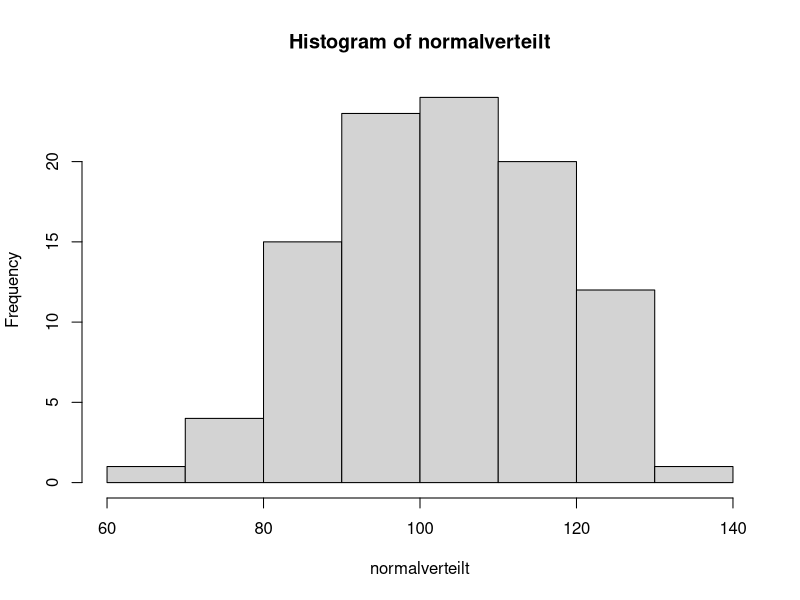
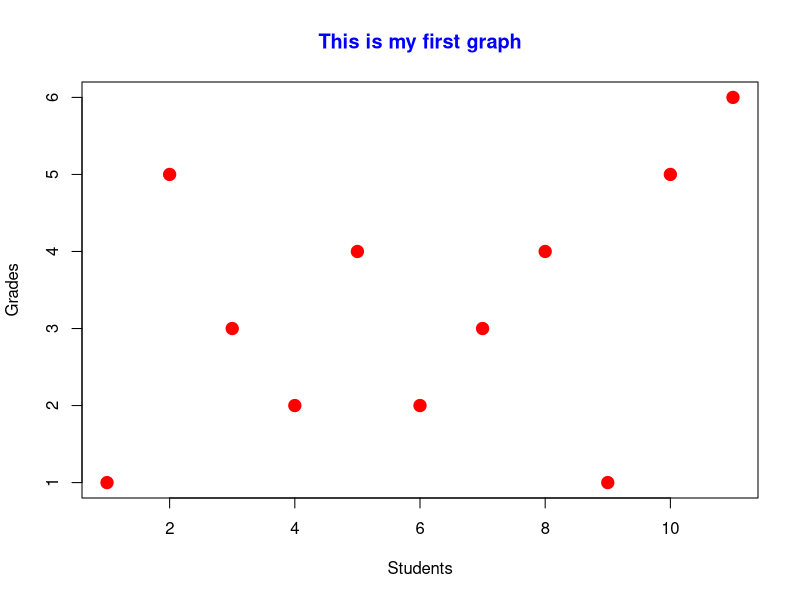

The R script that drew these images, in order:
## ---- chunk 1
# Einen numerischen Vektor erstellen
zahlen = c(5, 10, 15, 20, 25)

# Die Funktion c() wird sehr oft verwendet. Sie fügt Elemente zu einem Vektor zusammen.
zahlen
## ---- chunk 2
# Den Mittelwert berechnen
durchschnitt = mean(zahlen)

# Das Ergebnis ausgeben
print(durchschnitt)
## ---- chunk 3
calculate_mean <- function(vector) {
  # Calculate the mean
  result <- sum(vector) / length(vector)
  
  return(result)
}
## ---- chunk 4
seq(from = 1, to = 10, by = 1)
seq(from = 1, to = 10, length.out = 5)
## ---- chunk 5
rnorm(n = 10, mean = 0, sd = 1) 
## ---- chunk 6
normalverteilt = rnorm(n = 100, mean = 100, sd = 15)
hist(normalverteilt) 
## ---- chunk 7
# Addition
ergebnis_addition <- 5 + 3
print(ergebnis_addition)

# Subtraktion
ergebnis_subtraktion <- 10 - 4
print(ergebnis_subtraktion)

# Multiplikation
ergebnis_multiplikation <- 6 * 7
print(ergebnis_multiplikation)

# Division
ergebnis_division <- 15 / 3
print(ergebnis_division)

# Potenzierung
ergebnis_potenzierung <- 2^3
print(ergebnis_potenzierung)
## ---- chunk 8
# Werte Variablen zu
x <- 5
y <- 3

# Berechnungen mit Variablen durchführen
ergebnis_summe <- x + y
ergebnis_differenz <- x - y

# Ergebnisse ausgeben
print(ergebnis_summe)
print(ergebnis_differenz)
## ---- chunk 9
# Vektoren erstellen
vektor1 <- c(1, 2, 3, 4, 5)
vektor2 <- c(6, 7, 8, 9, 10)

# Vektoren elementweise addieren
vektor_summe <- vektor1 + vektor2
print(vektor_summe)

# Vektoren elementweise multiplizieren
vektor_produkt <- vektor1 * vektor2
print(vektor_produkt)

## ---- chunk 10
# Eine Sequenz von Zahlen generieren
sequenz <- 1:10
print(sequenz)

# Eine Sequenz mit festgelegtem Schritt erstellen
sequenz_schritt <- seq(1, 10, by = 2)
print(sequenz_schritt)
## ---- chunk 11
# Die Quadratwurzel berechnen
sqrt_ergebnis <- sqrt(25)
print(sqrt_ergebnis)

# Den absoluten Wert berechnen
absolutwert <- abs(-10)
print(absolutwert)

# Das Maximum und Minimum finden
maximalwert <- max(3, 7, 1, 8, 5)
minimalwert <- min(3, 7, 1, 8, 5)
print(maximalwert)
print(minimalwert)

## ---- chunk 12
noten = c(1, 5, 3, 2, 4, 2, 3, 4, 1, 5, 6)
Durchschnitt_noten = mean(noten)
Durchschnitt_noten
## ---- chunk 13
namen = c("jake", "john", "clara", "manos", "tehilla",
           "laura", "jenny", "carlos", "maria", "kate")
## ---- chunk 14
anwesenheit = c(TRUE, TRUE, TRUE, TRUE, FALSE,
                 TRUE, TRUE, TRUE, TRUE, FALSE)
## ---- chunk 15
      plot(noten, col='red',type='p', pch=19,lwd=2,cex=1.5,
      main="This is my first graph",
      col.main='blue',xlab="Students",ylab="Grades")
